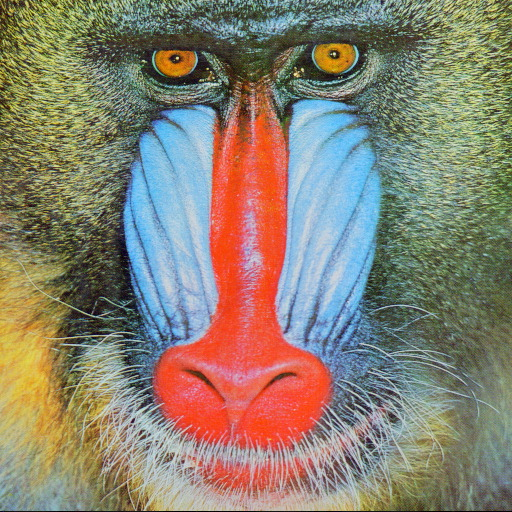
//> input picture 03.MatColor/resource/baboon.jpg, 512 x 512 px
$ ./MatColorDemo   (built with g++ and OpenCV 4)
//> lines starting //> are read from the running program, lines starting //| are printed output that depends on the picture; after the words box and inside, x2 and y2 are one past the last pixel; in counts of white or black regions, pixels touching at a corner belong together
### 03.MatColor/code/MatColorDemo.h
#include <opencv2/opencv.hpp>
#include <iostream>

using namespace cv;
using namespace std;

class MatColorDemo {
public:
	void bgr2rgb(Mat& image);
	void color_range_demo(Mat& image);
};

### 03.MatColor/code/MatColorDemo.cpp
#include "MatColorDemo.h"

std::string root_dir = "E:/Code/coding/Allopencv/opencv-self-learning/03.MatColor/resource/";

void MatColorDemo::bgr2rgb(Mat& image) {
	Mat dst;
	// 使用 cvtColor 函数将输入图像从BGR颜色空间转换为RGB颜色空间
	cvtColor(image, dst, COLOR_BGR2RGB);
	// 显示转换后的图像
	imshow("result", dst);
}

void MatColorDemo::color_range_demo(Mat& image) {
	// BGR to HSV 转换
	Mat hsv;
	cvtColor(image, hsv, COLOR_BGR2HSV);
	imshow("hsv", hsv);

	// BGR to RGB 转换
	Mat rgb;
	cvtColor(image, rgb, COLOR_BGR2RGB);
	imshow("rgb", rgb);

	// BGR to LAB 转换
	Mat lab;
	cvtColor(image, lab, COLOR_BGR2Lab);
	imshow("lab", lab);

	// 在HSV颜色空间中提取指定颜色范围的掩膜
	Mat mask;
	inRange(hsv, Scalar(35, 43, 46), Scalar(99, 255, 255), mask);
	imshow("mask", mask);

	// 对掩膜取反，然后逐元素与原图像相与，实现颜色提取
	Mat dst;
	bitwise_not(mask, mask);
	bitwise_and(image, image, dst, mask);
	imshow("dst", dst);
}


int main(int argc, char** argv) {
	// 读取图像
	Mat src = imread(root_dir + "baboon.jpg");
//> src is the input picture: 512 rows x 512 cols, CV_8UC3; mean B, G, R 112.9, 129.1, 137.1
	// 显示原始图像
	imshow("baboon", src);
	// 创建 MatColorDemo 类的实例
	MatColorDemo cs;
	// 调用 bgr2rgb 函数进行RGB颜色空间转换，并显示结果
	cs.bgr2rgb(src);
	// 读取另一张图像
	Mat src1 = imread(root_dir + "green.jpg");
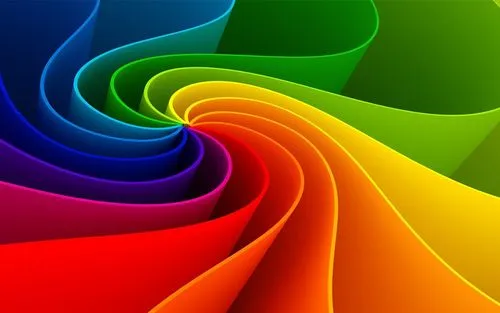
//> input picture 03.MatColor/resource/green.jpg, 500 x 313 px
//> src1 is the input picture: 313 rows x 500 cols, CV_8UC3; mean B, G, R 26.8, 77.1, 122
	// 显示新的输入图像
	imshow("green", src1);
	// 调用 color_range_demo 函数进行颜色范围操作，并显示结果
	cs.color_range_demo(src1);
//> in color_range_demo, `cvtColor(image, hsv, COLOR_BGR2HSV);`: hsv: 313 rows x 500 cols, CV_8UC3; mean H, S, V 54.6, 250.2, 161.6
//> in color_range_demo, `imshow("hsv", hsv);`:
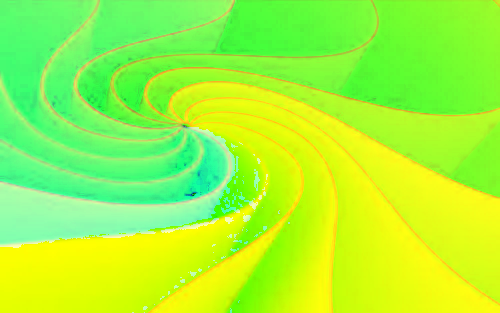
//> window 'hsv': 313 rows x 500 cols, CV_8UC3; mean B, G, R 54.6, 250.2, 161.6
//> in color_range_demo, `cvtColor(image, lab, COLOR_BGR2Lab);`: lab: 313 rows x 500 cols, CV_8UC3; mean of channels 0, 1, 2 109.9, 143.8, 163.3
//> in color_range_demo, `imshow("lab", lab);`:
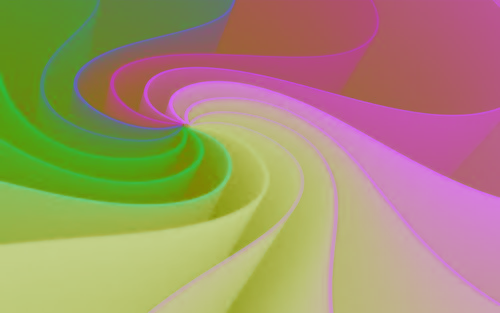
//> window 'lab': 313 rows x 500 cols, CV_8UC3; mean B, G, R 109.9, 143.8, 163.3
//> in color_range_demo, `inRange(hsv, Scalar(35, 43, 46), Scalar(99, 255, 255), mask);`:
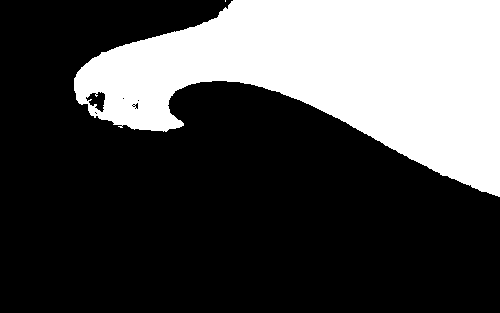
//> mask: 313 rows x 500 cols, CV_8UC1; 30.2% white; 2 white regions (1 under 20 px), largest, box (x1, y1, x2, y2) and area: (74, 0, 500, 197) 47263
//> in color_range_demo, `bitwise_and(image, image, dst, mask);`:
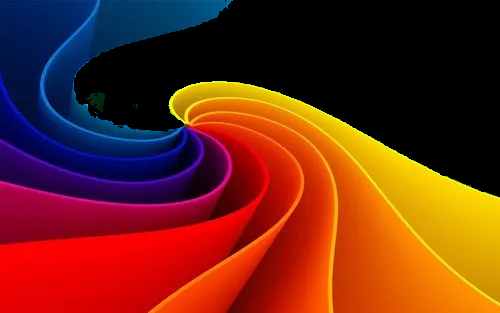
//> dst: 313 rows x 500 cols, CV_8UC3; mean B, G, R 23, 40.2, 108.1
	// 等待用户按键
	waitKey(0);

	return 0;
}
